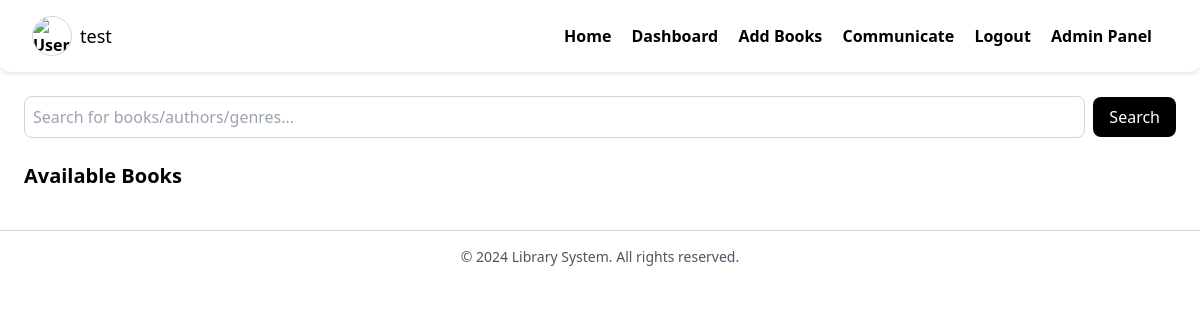
The page /home (signed in) on the database as committed earlier.
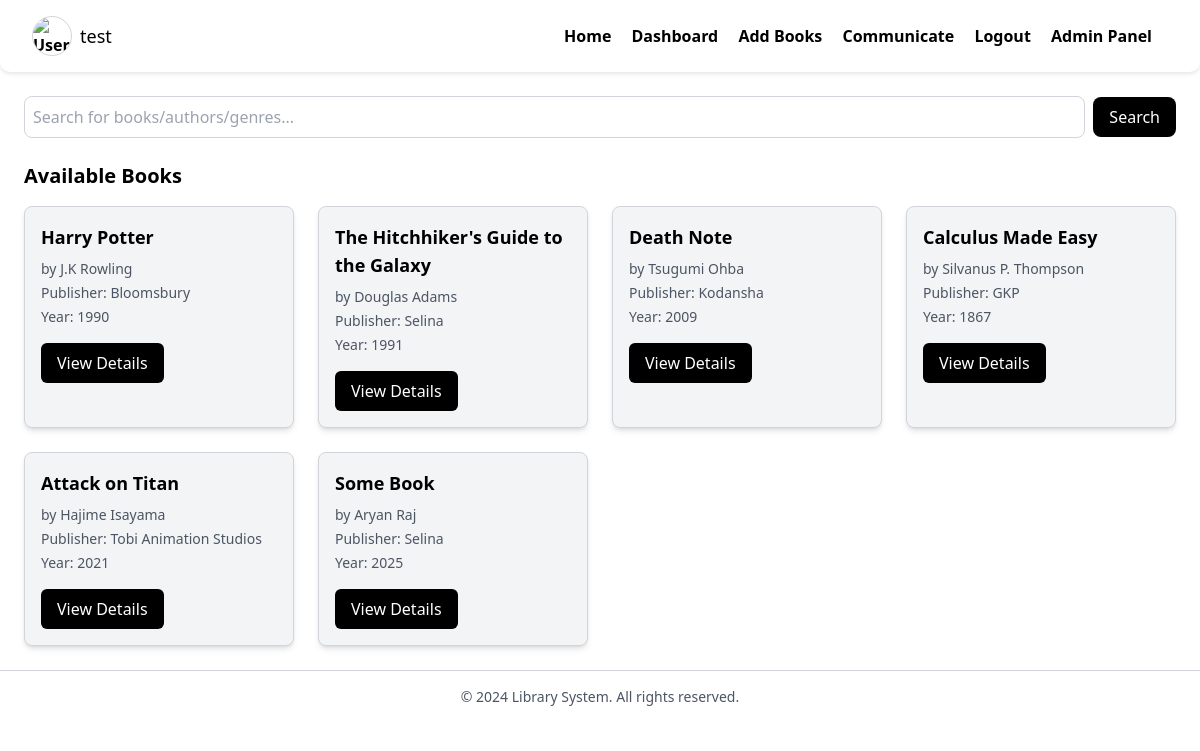
The same page on the database as committed later.
### models.py (models this page shows)
class Book(Base):
    __tablename__ = 'book'
    id = Column(Integer, primary_key=True, index=True)
    book_name = Column(String,nullable=False)
    author = Column(String,nullable=False)
    available = Column(Boolean,nullable=False)
    return_date = Column(Date,nullable=True)
    genre = Column(String)
    description = Column(String)
    language = Column(String)
    publisher = Column(String,nullable=True)
    publishing_year = Column(Integer,nullable=True)
    cover_image = Column(LargeBinary,nullable=True)

### user_routers/user_home_page.py (the view)
@router.get('/home')
async def home_page(request:Request, db:db_conn, q:Optional[str]=None):
    user_token = getattr(request.state,'user')
    user_lib_books = db.query(Book).all()
    user = db.query(User).filter(User.id==user_token['id']).first()
    if q is not None:
        books=db.query(Book).all()
        results = []
        for book in books:
            if not book.publisher:
                book.publisher = '52fe088583e4a8bf3dee'
            if book.publishing_year is None:
                book.publishing_year = '52fe088583e4a8bf3dee'
            if q.isdigit():
                if q == str(book.publishing_year):
                    results.append(book)
                    continue
            elif q.lower() in book.book_name.lower() or q.lower() in book.author.lower() or q.lower() in book.genre.lower() or q.lower() in book.publisher.lower() or q.lower() in book.language.lower():
                results.append(book)
            else:
                continue
        user_lib_books = results
        return templates.TemplateResponse('home-page.html',context=
                                        {'request':request,
                                         'books':user_lib_books,
                                         'user':user})
    return templates.TemplateResponse('home-page.html',context={
        'request':request,'user':user,'books':user_lib_books
    })

### templates/home-page.html (shortened to what this page needs)
<!DOCTYPE html>
<html lang="en">
<head>
    <script src="https://cdn.tailwindcss.com"></script>
</head>
<body class="min-h-screen bg-white text-black">
    {% include "navbar.html" %}
    <main class="p-6">
        <div class="mb-6">
            <form action="/home" method="GET" class="flex items-center space-x-2">
                <input
                    type="text"
                    name="q"
                    placeholder="Search for books/authors/genres..."
                    class="w-full p-2 border border-gray-300 rounded-lg focus:outline-none focus:ring-2 focus:ring-gray-500"
                    required>
                <button
                    type="submit"
                    class="px-4 py-2 text-white bg-black rounded-lg hover:bg-gray-800 transition">
                    Search
                </button>
            </form>
        </div>
        <h2 class="text-xl font-semibold mb-4">Available Books</h2>
        <div class="grid grid-cols-1 sm:grid-cols-2 lg:grid-cols-4 gap-6">
            {% for book in books %}
            <div class="bg-gray-100 border border-gray-300 p-4 rounded-lg shadow-md transition-transform transform hover:scale-105">
                <h3 class="text-lg font-semibold mb-2">{{ book.book_name }}</h3>
                <p class="text-sm text-gray-600 mb-1">by {{ book.author }}</p>
                <p class="text-sm text-gray-600 mb-1">{%if book.publisher%}Publisher: {{ book.publisher }}{% endif %}</p>
                <p class="text-sm text-gray-600 mb-4">{%if book.publishing_year%}Year: {{ book.publishing_year }}{% endif %}</p>
                <a href="/books/{{ book.id }}"
                   class="inline-block px-4 py-2 text-white bg-black rounded-md hover:bg-gray-800 transition">
                    View Details
                </a>
            </div>
            {% endfor %}
        </div>
    </main>
    <footer class="text-center py-4 border-t border-gray-300">
        <p class="text-sm text-gray-600">&copy; 2024 Library System. All rights reserved.</p>
    </footer>
</body>
</html>

Rows that differ between the two databases and show on the page:
added Book: book_name "Harry Potter", author "J.K Rowling", publisher "Bloomsbury", publishing_year "1990"
added Book: book_name "The Hitchhiker's Guide to the Galaxy", author "Douglas Adams", publisher "Selina", publishing_year "1991"
added Book: book_name "Death Note", author "Tsugumi Ohba", publisher "Kodansha", publishing_year "2009"
added Book: book_name "Calculus Made Easy", author "Silvanus P. Thompson", publisher "GKP", publishing_year "1867"
added Book: book_name "Attack on Titan", author "Hajime Isayama", publisher "Tobi Animation Studios", publishing_year "2021"
added Book: book_name "Some Book", author "Aryan Raj", publisher "Selina", publishing_year "2025"
